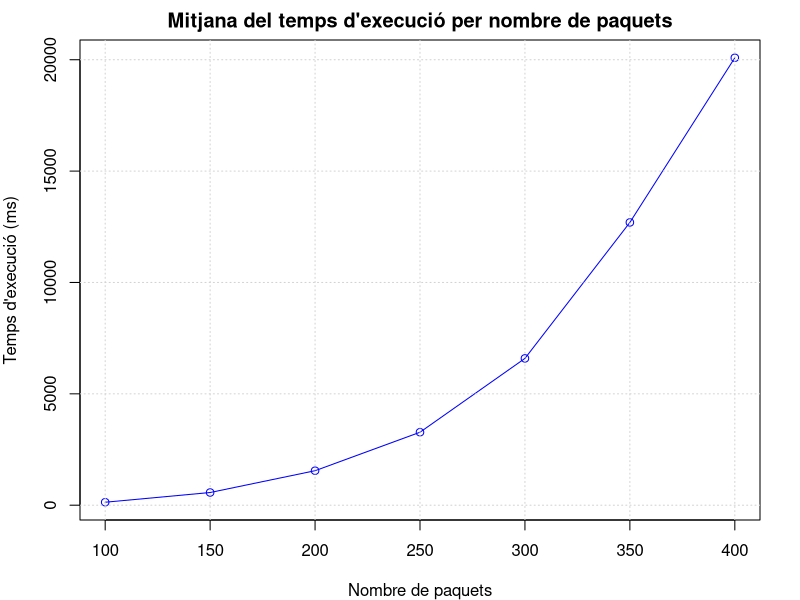
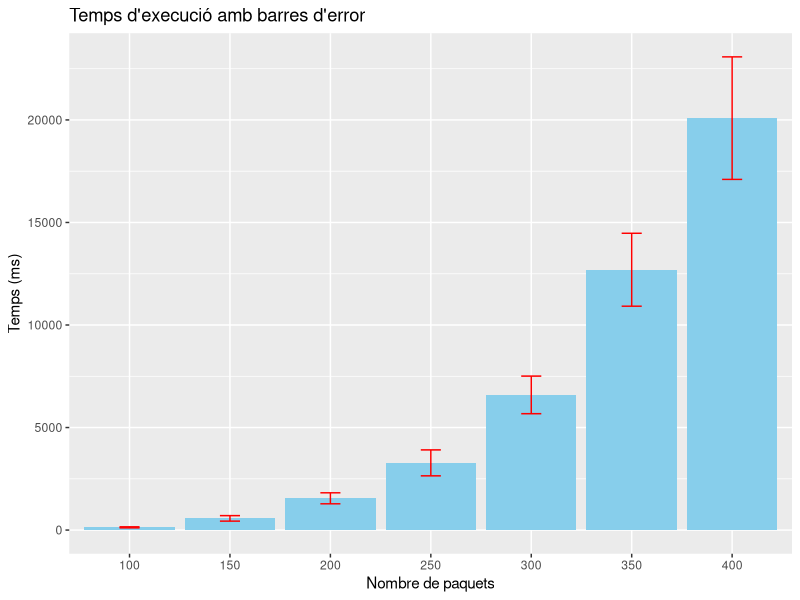
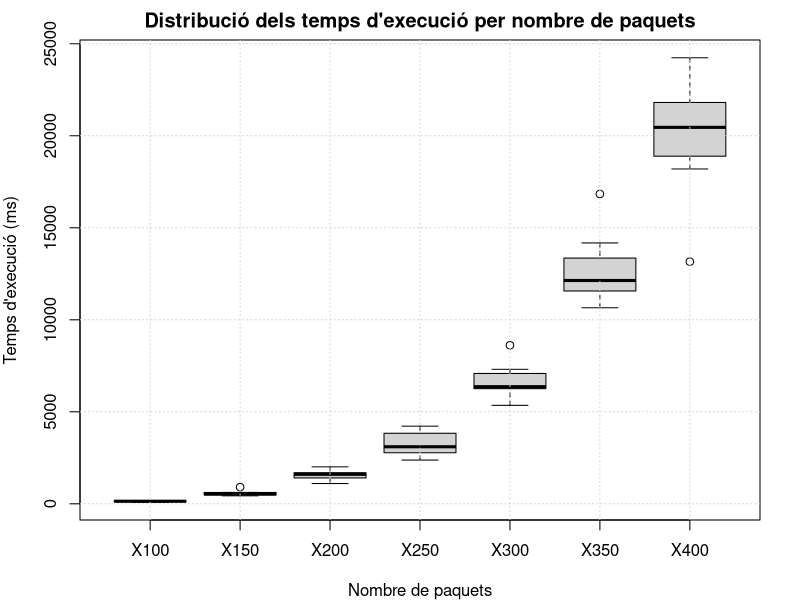

Generate these figures, in order, with R:
# Dades
data <- read.csv("exp4b.csv", sep = ";")
# Seleccionar columnes dels temps per paquets
temps <- data[, c("X100", "X150", "X200", "X250", "X300", "X350", "X400")]

# Estadístiques bàsiques: mitjana i desviació estàndard
mean_times <- colMeans(temps)
sd_times <- apply(temps, 2, sd)
cv_times <- sd_times / mean_times

str(mean_times)  # Comprova l'estructura de mean_times
print(names(mean_times))
names(mean_times) <- c(100, 150, 200, 250, 300, 350, 400)

# Reduir les marges del gràfic
par(mar=c(4, 4, 2, 2))

# 1. Gràfic de línies per mostrar la mitjana del temps d'execució
plot(names(mean_times), mean_times, type="o", col="blue",
     xlab="Nombre de paquets", ylab="Temps d'execució (ms)",
     main="Mitjana del temps d'execució per nombre de paquets")
grid()

# 2. Gràfic de barres amb barres d'error (error bars)
library(ggplot2)
temps_means <- data.frame(Paquets=names(mean_times), Mitjana=mean_times, SD=sd_times)
ggplot(temps_means, aes(x=Paquets, y=Mitjana)) +
  geom_bar(stat="identity", fill="skyblue") +
  geom_errorbar(aes(ymin=Mitjana-SD, ymax=Mitjana+SD), width=0.2, color="red") +
  labs(title="Temps d'execució amb barres d'error", x="Nombre de paquets", y="Temps (ms)")

# 3. Boxplot per comparar la distribució de temps d'execució per cada nombre de paquets
boxplot(temps, names=colnames(temps), xlab="Nombre de paquets", ylab="Temps d'execució (ms)",
        main="Distribució dels temps d'execució per nombre de paquets")
grid()

# 4. Mostra les estadístiques
mean_times
sd_times
cv_times
